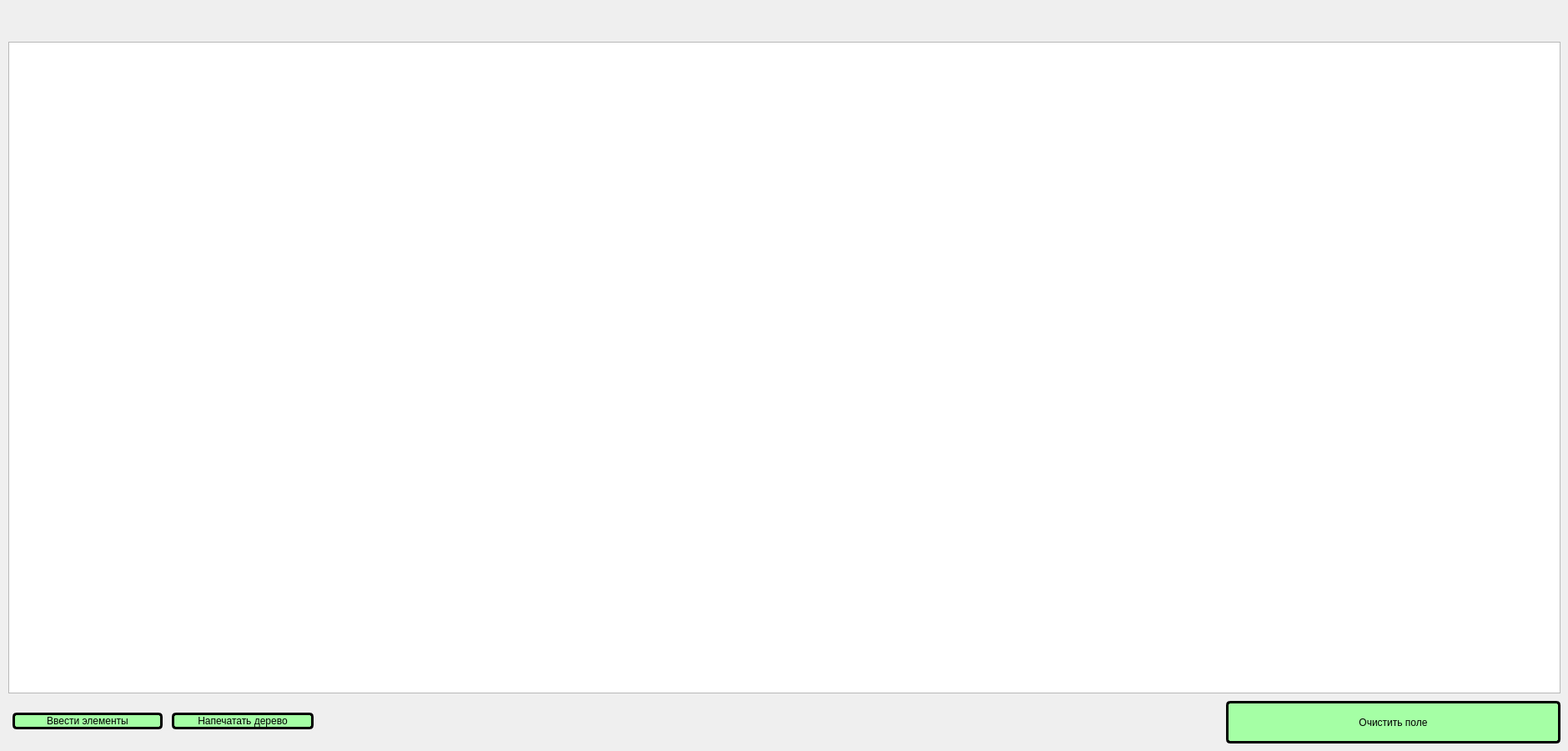
<?xml version="1.0" encoding="UTF-8"?>
<ui version="4.0">
 <class>Widget</class>
 <widget class="QWidget" name="Widget">
  <property name="geometry">
   <rect>
    <x>0</x>
    <y>0</y>
    <width>1880</width>
    <height>900</height>
   </rect>
  </property>
  <property name="windowTitle">
   <string>Widget</string>
  </property>
  <property name="styleSheet">
   <string notr="true">QPushButton
{
	color: bold;
	background-color: rgb(165, 255, 165);
	border: 3px solid rgb(0, 0, 0);
	border-radius: 5px;
}</string>
  </property>
  <widget class="QWidget" name="gridLayoutWidget">
   <property name="geometry">
    <rect>
     <x>10</x>
     <y>50</y>
     <width>1861</width>
     <height>781</height>
    </rect>
   </property>
   <layout class="QGridLayout" name="gridLayout_2">
    <item row="0" column="0">
     <widget class="QGraphicsView" name="graphicsView"/>
    </item>
   </layout>
  </widget>
  <widget class="QWidget" name="gridLayoutWidget_2">
   <property name="geometry">
    <rect>
     <x>10</x>
     <y>839</y>
     <width>371</width>
     <height>51</height>
    </rect>
   </property>
   <layout class="QHBoxLayout" name="horizontalLayout">
    <item>
     <widget class="QPushButton" name="inputDataBtn">
      <property name="maximumSize">
       <size>
        <width>180</width>
        <height>16777215</height>
       </size>
      </property>
      <property name="text">
       <string>Ввести элементы</string>
      </property>
     </widget>
    </item>
    <item>
     <widget class="QPushButton" name="createBalancedTreeBtn">
      <property name="maximumSize">
       <size>
        <width>170</width>
        <height>16777215</height>
       </size>
      </property>
      <property name="text">
       <string>Напечатать дерево</string>
      </property>
     </widget>
    </item>
   </layout>
  </widget>
  <widget class="QPushButton" name="clearSceneBtn">
   <property name="geometry">
    <rect>
     <x>1470</x>
     <y>840</y>
     <width>401</width>
     <height>51</height>
    </rect>
   </property>
   <property name="text">
    <string>Очистить поле</string>
   </property>
  </widget>
 </widget>
 <resources/>
 <connections/>
</ui>
